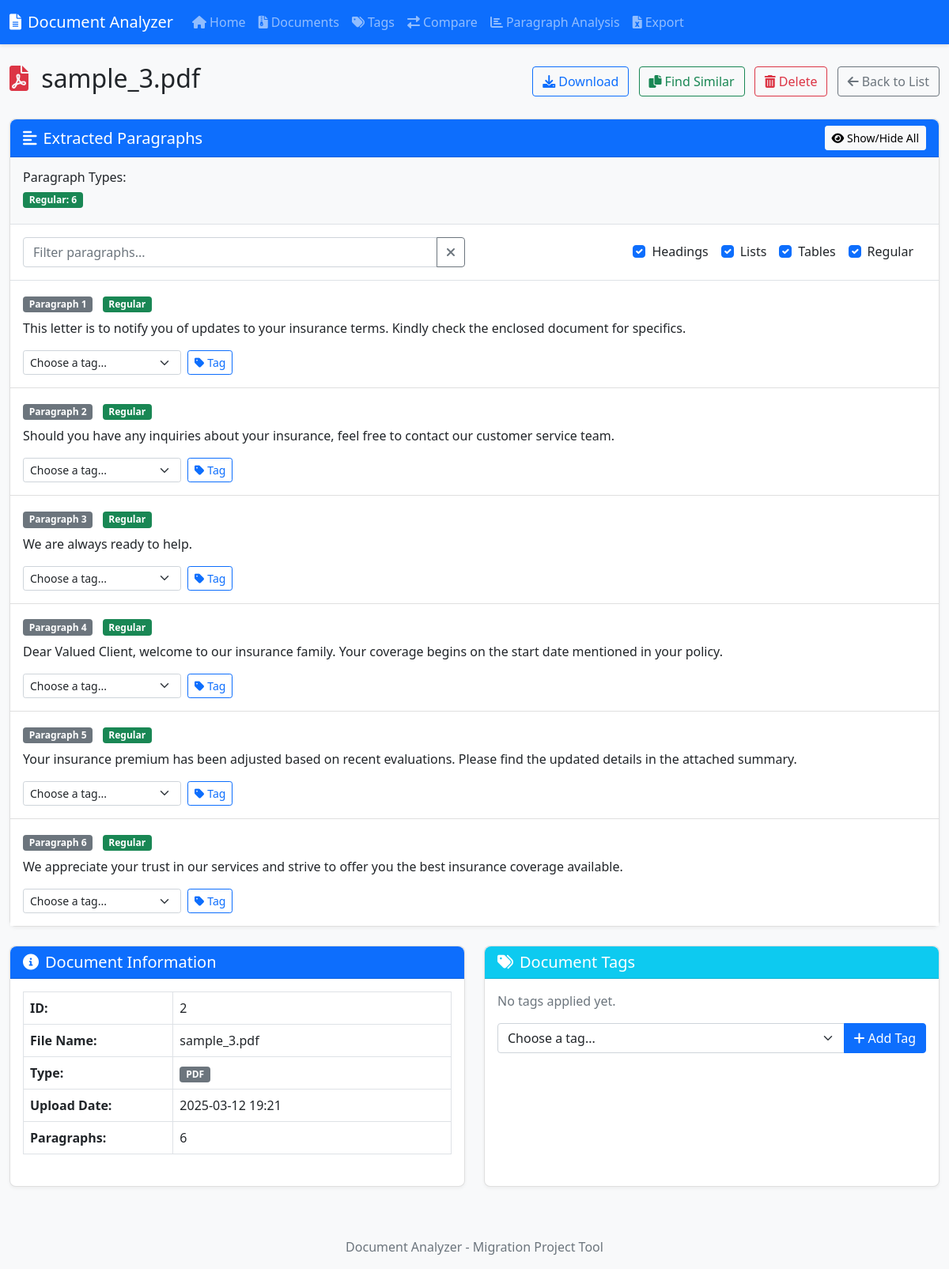
Screenshot of /document/2 with the database file from the repository.
### models.py (models this page shows, shortened)
class Document(db.Model):
    id = db.Column(db.Integer, primary_key=True)
    filename = db.Column(db.String(255), nullable=False)
    original_filename = db.Column(db.String(255), nullable=False)
    file_type = db.Column(db.String(10), nullable=False)  # 'pdf' or 'docx'
    upload_date = db.Column(db.DateTime, default=datetime.utcnow)
    paragraphs = db.relationship('Paragraph', backref='document', lazy=True, cascade="all, delete-orphan")
    tags = db.relationship('Tag', secondary=document_tags, lazy='subquery',
                          backref=db.backref('documents', lazy=True))

class Paragraph(db.Model):
    id = db.Column(db.Integer, primary_key=True)
    document_id = db.Column(db.Integer, db.ForeignKey('document.id'), nullable=False)
    text = db.Column(db.Text, nullable=False)
    index = db.Column(db.Integer, nullable=False)  # Order within document
    paragraph_type = db.Column(db.String(20), default="regular")  # regular, heading, list-item, table-cell
    similarity_hash = db.Column(db.String(128), nullable=True)
    tags = db.relationship('Tag', secondary=paragraph_tags, lazy='subquery',
                          backref=db.backref('paragraphs', lazy=True))

### app.py (the view)
    @app.route('/document/<int:id>')
    def document_view(id):
        document = Document.query.get_or_404(id)
        all_tags = Tag.query.all()
        return render_template('document_view.html', document=document, all_tags=all_tags)

### templates/document_view.html (shortened to what this page needs)
{% extends 'base.html' %}
{% block content %}
<div class="d-flex justify-content-between align-items-center mb-4">
    <h2>
        {% if document.file_type == 'pdf' %}
            <i class="fas fa-file-pdf text-danger me-2"></i>
        {% else %}
            <i class="fas fa-file-word text-primary me-2"></i>
        {% endif %}
        {{ document.original_filename }}
    </h2>
    <div>
        <a href="{{ url_for('document_download', id=document.id) }}" class="btn btn-outline-primary me-2">
            <i class="fas fa-download me-1"></i>Download
        </a>
        <a href="{{ url_for('similar_documents', id=document.id) }}" class="btn btn-outline-success me-2">
            <i class="fas fa-copy me-1"></i>Find Similar
        </a>
        <button type="button" class="btn btn-outline-danger me-2"
                data-bs-toggle="modal"
                data-bs-target="#deleteDocumentModal">
            <i class="fas fa-trash-alt me-1"></i>Delete
        </button>
        <a href="{{ url_for('document_list') }}" class="btn btn-outline-secondary">
            <i class="fas fa-arrow-left me-1"></i>Back to List
        </a>
    </div>
</div>
<div class="card mb-4">
    <div class="card-header bg-primary text-white d-flex justify-content-between align-items-center">
        <h5 class="card-title mb-0"><i class="fas fa-align-left me-2"></i>Extracted Paragraphs</h5>
        <div>
            <button class="btn btn-sm btn-light" id="toggleAllParagraphs">
                <i class="fas fa-eye"></i> Show/Hide All
            </button>
        </div>
    </div>
    <div class="card-body p-0">
        <div class="p-3 bg-light border-bottom">
            <div class="row">
                <div class="col-md-12">
                    <h6>Paragraph Types:</h6>
                    <div class="d-flex flex-wrap">
                        {% set paragraph_type_counts = {} %}
                        {% for para in document.paragraphs %}
                            {% if para.paragraph_type in paragraph_type_counts %}
                                {% set _ = paragraph_type_counts.update({para.paragraph_type: paragraph_type_counts[para.paragraph_type] + 1}) %}
                            {% else %}
                                {% set _ = paragraph_type_counts.update({para.paragraph_type: 1}) %}
                            {% endif %}
                        {% endfor %}
                        {% for type, count in paragraph_type_counts.items() %}
                            {% if type == 'heading' %}
                                <span class="badge bg-primary me-2 mb-1">Headings: {{ count }}</span>
                            {% elif type == 'list-item' %}
                                <span class="badge bg-info me-2 mb-1">List Items: {{ count }}</span>
                            {% elif type == 'table-cell' %}
                                <span class="badge bg-warning text-dark me-2 mb-1">Table Cells: {{ count }}</span>
                            {% elif type == 'table-header' %}
                                <span class="badge bg-secondary me-2 mb-1">Table Headers: {{ count }}</span>
                            {% else %}
                                <span class="badge bg-success me-2 mb-1">Regular: {{ count }}</span>
                            {% endif %}
                        {% endfor %}
                    </div>
                </div>
            </div>
        </div>
        <div class="p-3 border-bottom">
            <div class="row align-items-center">
                <div class="col-md-6">
                    <div class="input-group">
                        <input type="text" id="paragraphFilter" class="form-control" placeholder="Filter paragraphs...">
                        <button class="btn btn-outline-secondary" type="button" id="clearFilter">
                            <i class="fas fa-times"></i>
                        </button>
                    </div>
                </div>
                <div class="col-md-6">
                    <div class="d-flex justify-content-end">
                        <div class="form-check form-check-inline">
                            <input class="form-check-input" type="checkbox" id="filterHeading" value="heading" checked>
                            <label class="form-check-label" for="filterHeading">Headings</label>
                        </div>
                        <div class="form-check form-check-inline">
                            <input class="form-check-input" type="checkbox" id="filterList" value="list-item" checked>
                            <label class="form-check-label" for="filterList">Lists</label>
                        </div>
                        <div class="form-check form-check-inline">
                            <input class="form-check-input" type="checkbox" id="filterTable" value="table-cell" checked>
                            <label class="form-check-label" for="filterTable">Tables</label>
                        </div>
                        <div class="form-check form-check-inline">
                            <input class="form-check-input" type="checkbox" id="filterRegular" value="regular" checked>
                            <label class="form-check-label" for="filterRegular">Regular</label>
                        </div>
                    </div>
                </div>
            </div>
        </div>
        <div class="list-group list-group-flush" id="paragraphContainer">
            {% for para in document.paragraphs %}
            <div class="list-group-item py-3 paragraph-item" data-type="{{ para.paragraph_type }}">
                <div class="d-flex justify-content-between align-items-center mb-2">
                    <div>
                        <span class="badge bg-secondary">Paragraph {{ para.index + 1 }}</span>
                        {% if para.paragraph_type == 'heading' %}
                            <span class="badge bg-primary ms-2">Heading</span>
                        {% elif para.paragraph_type == 'list-item' %}
                            <span class="badge bg-info ms-2">List Item</span>
                        {% elif para.paragraph_type == 'table-cell' %}
                            <span class="badge bg-warning text-dark ms-2">Table Cell</span>
                        {% elif para.paragraph_type == 'table-header' %}
                            <span class="badge bg-secondary ms-2">Table Header</span>
                        {% else %}
                            <span class="badge bg-success ms-2">Regular</span>
                        {% endif %}
                    </div>
                </div>
                <div class="paragraph-text mb-3 ">
                    {{ para.text }}
                </div>
                <div class="paragraph-actions">
                    <form action="{{ url_for('tag_paragraph', id=para.id) }}" method="post" class="d-flex">
                        <select class="form-select form-select-sm me-2" name="tag_id" style="max-width: 200px;">
                            <option value="" selected>Choose a tag...</option>
                        </select>
                        <button class="btn btn-sm btn-outline-primary" type="submit">
                            <i class="fas fa-tag me-1"></i>Tag
                        </button>
                    </form>
                </div>
            </div>
            {% endfor %}
        </div>
    </div>
</div>
<div class="row mb-4">
    <div class="col-md-6">
        <div class="card h-100">
            <div class="card-header bg-primary text-white">
                <h5 class="card-title mb-0"><i class="fas fa-info-circle me-2"></i>Document Information</h5>
            </div>
            <div class="card-body">
                <table class="table table-bordered mb-0">
                    <tr>
                        <th style="width: 35%">ID:</th>
                        <td>{{ document.id }}</td>
                    </tr>
                    <tr>
                        <th>File Name:</th>
                        <td>{{ document.original_filename }}</td>
                    </tr>
                    <tr>
                        <th>Type:</th>
                        <td>
                            <span class="badge bg-secondary">{{ document.file_type.upper() }}</span>
                        </td>
                    </tr>
                    <tr>
                        <th>Upload Date:</th>
                        <td>{{ document.upload_date.strftime('%Y-%m-%d %H:%M') }}</td>
                    </tr>
                    <tr>
                        <th>Paragraphs:</th>
                        <td>{{ document.paragraphs|length }}</td>
                    </tr>
                </table>
            </div>
        </div>
    </div>
    <div class="col-md-6">
        <div class="card h-100">
            <div class="card-header bg-info text-white">
                <h5 class="card-title mb-0"><i class="fas fa-tags me-2"></i>Document Tags</h5>
            </div>
            <div class="card-body">
                <div class="mb-3">
                    {% for tag in document.tags %}
                        <span class="badge mb-1 me-1" style="background-color: {{ tag.color }}">
                            {{ tag.name }}
                        </span>
                    {% else %}
                        <p class="text-muted">No tags applied yet.</p>
                    {% endfor %}
                </div>
                <form action="{{ url_for('tag_document', id=document.id) }}" method="post">
                    <div class="input-group">
                        <select class="form-select" name="tag_id">
                            <option value="" selected>Choose a tag...</option>
                        </select>
                        <button class="btn btn-primary" type="submit">
                            <i class="fas fa-plus me-1"></i>Add Tag
                        </button>
                    </div>
                </form>
            </div>
        </div>
    </div>
</div>
{% endblock %}

### static/css/main.css (style rules this page uses)
body { font-family: 'Segoe UI', Tahoma, Geneva, Verdana, sans-serif; background-color: #f8f9fa; }
.card { border-radius: 0.5rem; box-shadow: 0 2px 4px rgba(0,0,0,0.05); margin-bottom: 1.5rem; }
.card-header { border-top-left-radius: 0.5rem !important; border-top-right-radius: 0.5rem !important; }
.table th { font-weight: 600; }

### rows the page displays
Document: original_filename "sample_3.pdf", id "2", file_type "PDF", upload_date "2025-03-12 19:21"
Paragraph: id "6", para.index+1 "1", paragraph_type "Regular", text "This letter is to notify you of updates to your insurance terms. Kindly check the enclosed document for specifics."
Paragraph: para.index+1 "2", paragraph_type "Regular", text "Should you have any inquiries about your insurance, feel free to contact our customer service team."
Paragraph: para.index+1 "3", paragraph_type "Regular", text "We are always ready to help."
Paragraph: para.index+1 "4", paragraph_type "Regular", text "Dear Valued Client, welcome to our insurance family. Your coverage begins on the start date mentioned in your policy."
Paragraph: para.index+1 "5", paragraph_type "Regular", text "Your insurance premium has been adjusted based on recent evaluations. Please find the updated details in the attached summary."
Paragraph: para.index+1 "6", paragraph_type "Regular", text "We appreciate your trust in our services and strive to offer you the best insurance coverage available."

### other values shown
{{ document.paragraphs|length }} "6"
